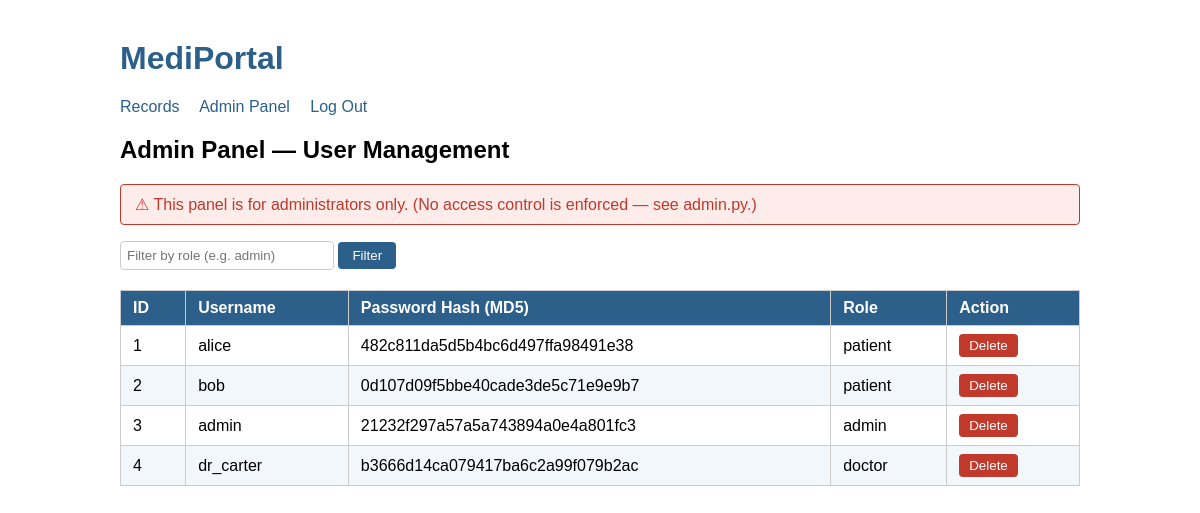
The page /admin on the database its author committed.
### tables this page shows
CREATE TABLE users (
            id INTEGER PRIMARY KEY AUTOINCREMENT,
            username TEXT NOT NULL UNIQUE,
            password TEXT NOT NULL,
            role TEXT NOT NULL DEFAULT 'patient'
        );

### admin.py (the view)
@admin_bp.route("/admin")
def admin_dashboard():
    db = get_db()
    cursor = db.cursor()
    filter_role = request.args.get("role", "")
    if filter_role:
        query = "SELECT * FROM users WHERE role = '" + filter_role + "'"
        cursor.execute(query)
    else:
        cursor.execute("SELECT * FROM users")
    users = cursor.fetchall()
    db.close()
    return render_template("admin.html", users=users)

### admin.py (called while the page is built)
def get_db():
    db = sqlite3.connect(DATABASE_PATH)
    db.row_factory = sqlite3.Row
    return db

### templates/admin.html (shortened to what this page needs)
<!DOCTYPE html>
<html lang="en">
    <head>
    </head>
    <body>
        <h1>MediPortal</h1>
        <nav>
            <a href="/records">Records</a>
            <a href="/admin">Admin Panel</a>
            <a href="/logout">Log Out</a>
        </nav>
        <h2>Admin Panel — User Management</h2>
        <div class="warning">
            &#9888; This panel is for administrators only. (No access control is
            enforced — see admin.py.)
        </div>
        <div class="filter-form">
            <form method="GET" action="/admin">
                <input type="text" name="role"
                    placeholder="Filter by role (e.g. admin)">
                <button type="submit">Filter</button>
            </form>
        </div>
        <table>
            <thead>
                <tr>
                    <th>ID</th>
                    <th>Username</th>
                    <th>Password Hash (MD5)</th>
                    <th>Role</th>
                    <th>Action</th>
                </tr>
            </thead>
            <tbody>
                {% for user in users %}
                <tr>
                    <td>{{ user.id }}</td>
                    <td>{{ user.username }}</td>
                    <td>{{ user.password }}</td>
                    <td>{{ user.role }}</td>
                    <td>
                        <form method="POST" action="/admin/delete-user"
                            onsubmit="return confirm('Delete user {{ user.username }}?');">
                            <button type="submit"
                                class="delete-btn">Delete</button>
                        </form>
                    </td>
                </tr>
                {% endfor %}
            </tbody>
        </table>
    </body>
</html>

### templates/admin.html (style rules this page uses)
body { font-family: Arial, sans-serif; max-width: 960px; margin: 40px auto; padding: 0 20px; }
h1 { color: #2c5f8a; }
nav a { margin-right: 16px; color: #2c5f8a; text-decoration: none; }
.warning { background: #fdecea; border: 1px solid #c0392b; padding: 10px 14px; border-radius: 4px; color: #c0392b; margin: 16px 0; }
table { width: 100%; border-collapse: collapse; margin-top: 20px; }
th, td { border: 1px solid #ccc; padding: 8px 12px; text-align: left; word-break: break-all; }
th { background: #2c5f8a; color: #fff; }
tr:nth-child(even) { background: #f2f7fc; }
.filter-form { margin-top: 16px; }
.filter-form input[type="text"] { padding: 6px; width: 200px; border: 1px solid #ccc; border-radius: 4px; }
.filter-form button { padding: 6px 14px; background: #2c5f8a; color: #fff; border: none; border-radius: 4px; cursor: pointer; }
.delete-btn { padding: 4px 10px; background: #c0392b; color: #fff; border: none; border-radius: 4px; cursor: pointer; }

### rows shown on the page
users: id "1", username "alice", password "482c811da5d5b4bc6d497ffa98491e38", role "patient"
users: id "2", username "bob", password "0d107d09f5bbe40cade3de5c71e9e9b7", role "patient"
users: id "3", username "admin", password "21232f297a57a5a743894a0e4a801fc3", role "admin"
users: id "4", username "dr_carter", password "b3666d14ca079417ba6c2a99f079b2ac", role "doctor"
